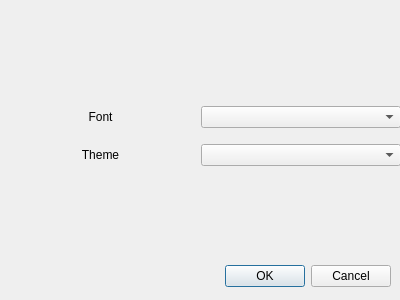
<?xml version="1.0" encoding="UTF-8"?>
<ui version="4.0">
 <class>DialogSettings</class>
 <widget class="QDialog" name="DialogSettings">
  <property name="geometry">
   <rect>
    <x>0</x>
    <y>0</y>
    <width>400</width>
    <height>300</height>
   </rect>
  </property>
  <property name="minimumSize">
   <size>
    <width>400</width>
    <height>300</height>
   </size>
  </property>
  <property name="maximumSize">
   <size>
    <width>400</width>
    <height>300</height>
   </size>
  </property>
  <property name="windowTitle">
   <string>Dialog</string>
  </property>
  <widget class="QDialogButtonBox" name="saveSettings">
   <property name="geometry">
    <rect>
     <x>50</x>
     <y>260</y>
     <width>341</width>
     <height>32</height>
    </rect>
   </property>
   <property name="orientation">
    <enum>Qt::Horizontal</enum>
   </property>
   <property name="standardButtons">
    <set>QDialogButtonBox::Cancel|QDialogButtonBox::Ok</set>
   </property>
  </widget>
  <widget class="QWidget" name="gridLayoutWidget">
   <property name="geometry">
    <rect>
     <x>0</x>
     <y>0</y>
     <width>401</width>
     <height>261</height>
    </rect>
   </property>
   <layout class="QGridLayout" name="gridLayout">
    <item row="3" column="0">
     <spacer name="verticalSpacer_2">
      <property name="orientation">
       <enum>Qt::Vertical</enum>
      </property>
      <property name="sizeHint" stdset="0">
       <size>
        <width>20</width>
        <height>40</height>
       </size>
      </property>
     </spacer>
    </item>
    <item row="0" column="0">
     <spacer name="verticalSpacer">
      <property name="orientation">
       <enum>Qt::Vertical</enum>
      </property>
      <property name="sizeHint" stdset="0">
       <size>
        <width>20</width>
        <height>40</height>
       </size>
      </property>
     </spacer>
    </item>
    <item row="2" column="0">
     <layout class="QHBoxLayout" name="horizontalLayout">
      <property name="spacing">
       <number>0</number>
      </property>
      <property name="topMargin">
       <number>10</number>
      </property>
      <item>
       <widget class="QLabel" name="theme">
        <property name="text">
         <string>Theme</string>
        </property>
        <property name="alignment">
         <set>Qt::AlignCenter</set>
        </property>
       </widget>
      </item>
      <item>
       <widget class="QComboBox" name="themeComboBox"/>
      </item>
     </layout>
    </item>
    <item row="1" column="0">
     <layout class="QHBoxLayout" name="horizontalLayout_2">
      <property name="spacing">
       <number>0</number>
      </property>
      <property name="topMargin">
       <number>10</number>
      </property>
      <item>
       <widget class="QLabel" name="font">
        <property name="text">
         <string>Font</string>
        </property>
        <property name="alignment">
         <set>Qt::AlignCenter</set>
        </property>
       </widget>
      </item>
      <item>
       <widget class="QComboBox" name="fontComboBox"/>
      </item>
     </layout>
    </item>
   </layout>
  </widget>
 </widget>
 <resources/>
 <connections>
  <connection>
   <sender>saveSettings</sender>
   <signal>accepted()</signal>
   <receiver>DialogSettings</receiver>
   <slot>accept()</slot>
   <hints>
    <hint type="sourcelabel">
     <x>248</x>
     <y>254</y>
    </hint>
    <hint type="destinationlabel">
     <x>157</x>
     <y>274</y>
    </hint>
   </hints>
  </connection>
  <connection>
   <sender>saveSettings</sender>
   <signal>rejected()</signal>
   <receiver>DialogSettings</receiver>
   <slot>reject()</slot>
   <hints>
    <hint type="sourcelabel">
     <x>316</x>
     <y>260</y>
    </hint>
    <hint type="destinationlabel">
     <x>286</x>
     <y>274</y>
    </hint>
   </hints>
  </connection>
 </connections>
</ui>
